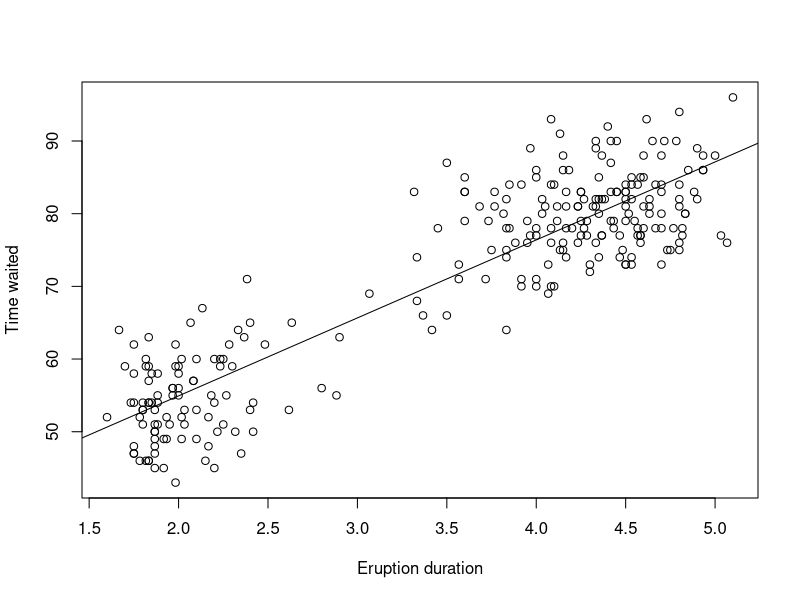

The R script that drew this image:
# P62J05RegressionCurveFitting
# 
# 
###############################################################################

# From Chi yau c07-s08
# png(file="numerical-data8x.png", width=450, height=450)
duration = faithful$eruptions    # eruption durations
waiting = faithful$waiting       # waiting interval
plot(duration, waiting,          # plot the variables
		xlab="Eruption duration",      # x-axis label
		ylab="Time waited")    
abline(lm(waiting ~ duration))
# dev.off()

